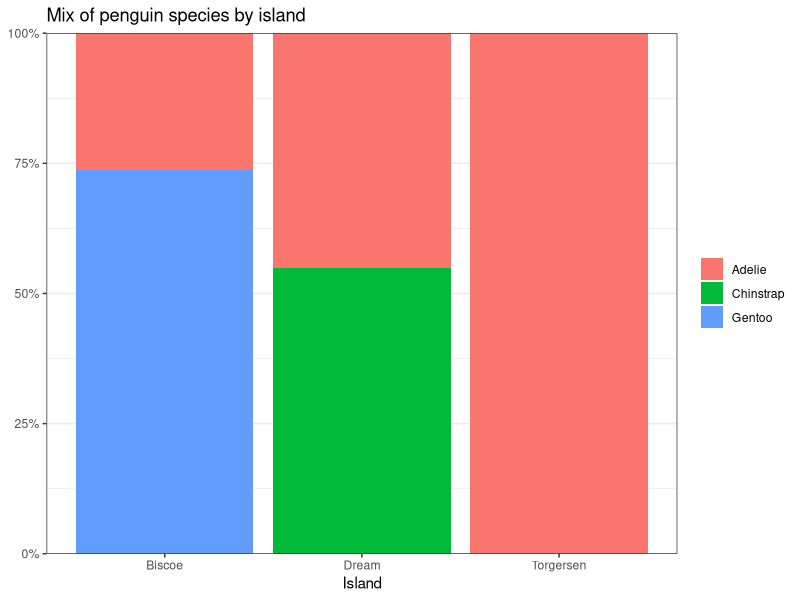
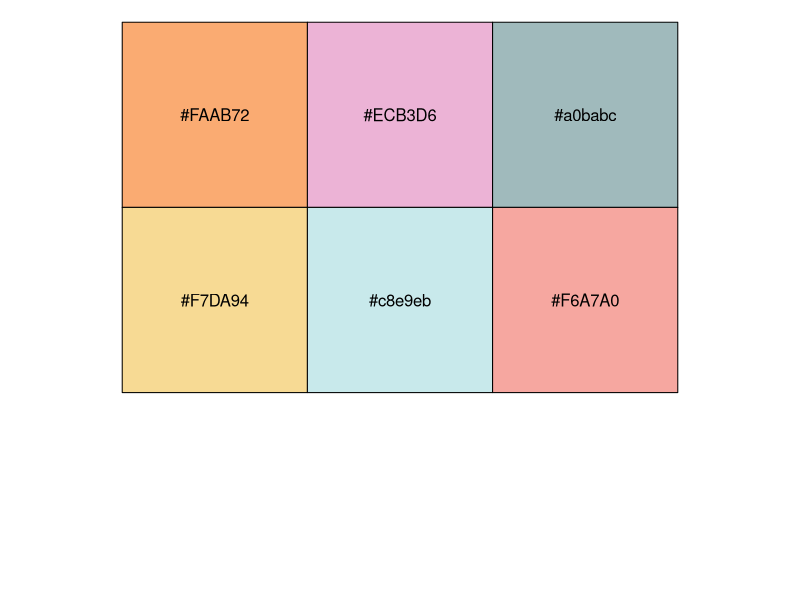
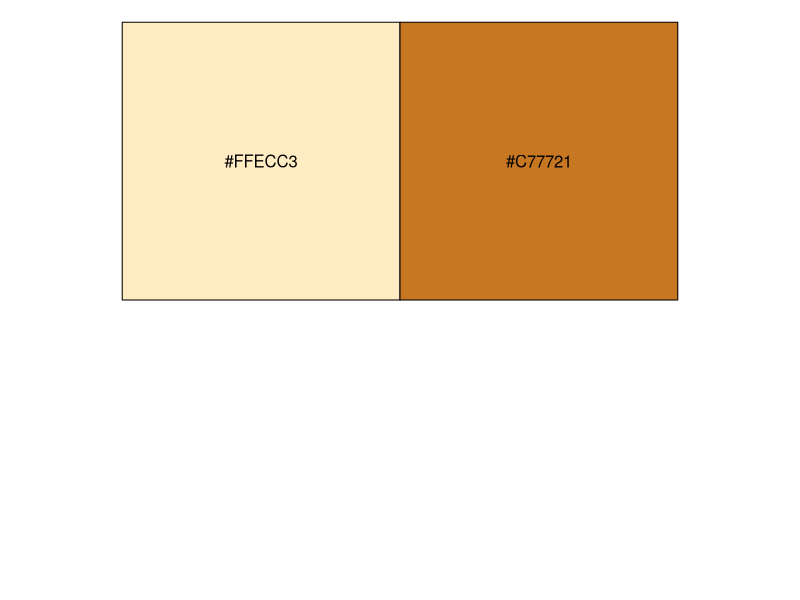
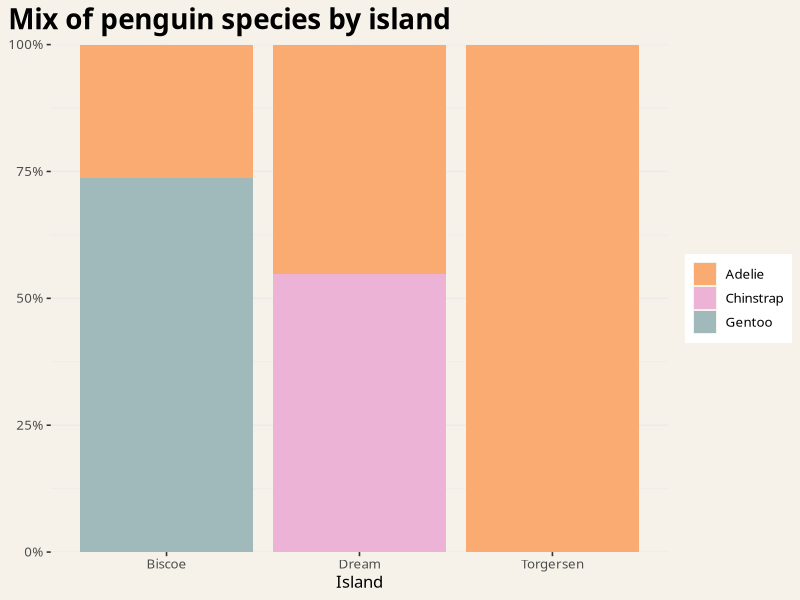

Recreate these plots in R, in order.
library(tidyverse)
library(scales)
library(ragg)

# mock up plots to use for testing ----------------------------------------

library(palmerpenguins)

p <- penguins |> 
  count(island, species) |> 
  mutate(
    pct = n / sum(n),
    .by = island
  ) |> 
  ggplot(aes(island, pct, fill = species)) +
  geom_col() +
  scale_y_continuous(label = percent, expand = c(0, 0)) +
  labs(
    x = 'Island', y = NULL, fill = NULL,
    title = 'Mix of penguin species by island'
  )

p + theme_bw()

# alter to use morgan theme -----------------------------------------------

morgan_swatch <- c('#FAAB72', '#ECB3D6', '#a0babc', '#F7DA94', '#c8e9eb', 
  '#F6A7A0')

morgan_swatch |> 
  show_col()

morgan_light_dark <- c(
  colorspace::lighten(morgan_swatch[4], 0.5),
  colorspace::darken(morgan_swatch[1], 0.25) 
)

morgan_light_dark |> 
  show_col()

morgan_background <- '#F6F2E9'

#' this will set the theme for all charts
#' you can use any font installed on your compute
#' the font used (montserrat) has been downloaded from google fonts
#' https://fonts.google.com/specimen/Montserrat?query=Montserrat


theme_set(
  theme_bw(base_size = 12, base_family = "Montserrat") +
    theme(
      plot.title.position = 'plot',
      plot.title = element_text(size = 20, face = 'bold'),
      panel.border = ggplot2::element_blank(),
      panel.background = element_rect(fill = morgan_background, colour = NA),
      plot.background = element_rect(fill = morgan_background, colour = NA)
    )
  )

p + scale_fill_manual(values = morgan_swatch) 
